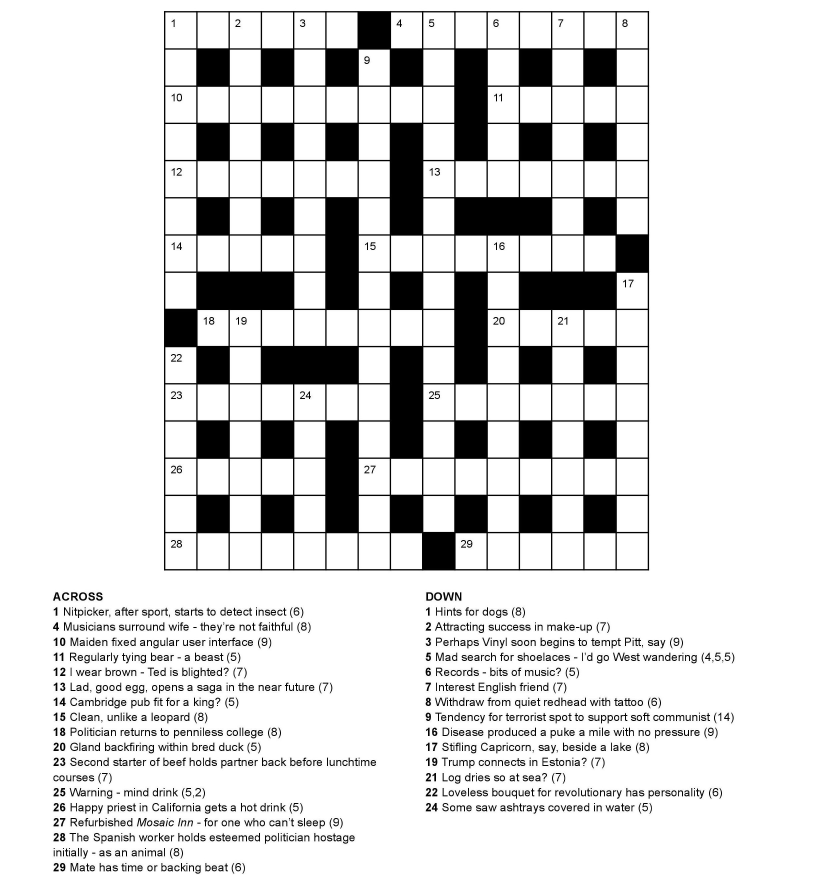
#> input picture backend/Server/utils/crossword_digitiser/test_images/6_grid.jpg, 2455 x 2657 px (shown at 1/3 size)
$ python image_to_crossword.py
#> lines starting #> are read from the running program, lines starting #| are printed output that depends on the picture; after the words box and inside, x2 and y2 are one past the last pixel; in counts of white or black regions, pixels touching at a corner belong together
### backend/Server/utils/crossword_digitiser/crossword_puzzle/crossword_puzzle.py
from .utils import Grid, Clue, ClueMetadata
from .exceptions import *

from collections import OrderedDict
from typing import List


class CrosswordPuzzle:

    def __init__(self):
        self._grid: Grid = Grid()
        self._clues_across_map: OrderedDict[int, Clue] = OrderedDict()
        self._clues_down_map: OrderedDict[int, Clue] = OrderedDict()
        self._last_filled = {}
        self._clue_no_pos = {}

    def __str__(self):
        """
        Returns prettified string representing the crossword data stored in this class.
        """
        return ("\n============== GRID ==============\n"
                + str(self._grid)
                + "\n============== CLUES ==============\n"
                + "ACROSS:\n"
                + '\n'.join([f"{pos}. {clue}" for pos, clue in self._clues_across_map.items()])
                + "\nDOWN:\n"
                + '\n'.join([f"{pos}. {clue}" for pos, clue in self._clues_down_map.items()]))

    # [81 lines left out: functions __eq__, export_crossword, import_crossword, not called in this run]

    def set_grid(self, rows: int, cols: int):
        """
        Sets up the grid for the crossword clue
        :param rows: number of rows in the grid
        :param cols: number of cols in the grid
        """
        self._grid.create_grid(rows, cols)

    # [180 lines left out: functions add_clue, remove_clue, get_clue_progress, solve_clue, fill_cell, clear_cell, not called in this run]

    def turn_cell_white(self, row: int, col: int):
        """
        Turns a cell in the grid white (available)
        :param row: row in the crossword
        :param col: column in the crossword
        """

        # Verify that the grid has been initialised
        if self._grid.data is None:
            raise ManipulateUninitialisedGridError

        self._grid.set_grid_cell(row, col)

    # [56 lines left out: functions turn_cell_black, clear_grid, get_clue_text, reset_clue, not called in this run]

    def set_confidence(self, current_row, current_col, confidence):
        self._grid.set_confidence_grid_cell(current_row, current_col, confidence)

    def empty_last_filled(self):
        self._last_filled = {}

    def verify_and_sync(self):
        """
        Verifies that the grid structure matches the clues stored inside the puzzle.
        If successful, updates the clues to store information on where they are in the grid.
        """

        across_clues_metadata, down_clues_metadata = self.__get_metadata_all()

        self.__verify_clues(self._clues_across_map, across_clues_metadata, is_across=True)
        self.__verify_clues(self._clues_down_map, down_clues_metadata, is_across=False)
        self.__generate_neighbours()

    def __get_metadata_all(self):
        """
        Uses the grid to fill out the across/down maps with Clue objects with their
        corresponding metadata (position and length)
        :return: metadata for across and down clues
        """

        across_metadata = self.__get_metadata_set(is_across=True)
        down_metadata = self.__get_metadata_set(is_across=False)

        # Create and enumerate the clues

        clue_no = 1
        enumerated_across_metadata = {}
        enumerated_down_metadata = {}

        while across_metadata or down_metadata:

            # Assign the rest of the clue numbers
            if not across_metadata:
                while down_metadata:
                    clue_metadata = down_metadata.pop(0)
                    self.__add_clue_pos(clue_no, clue_metadata)
                    enumerated_down_metadata[clue_no] = clue_metadata
                    clue_no += 1
            elif not down_metadata:
                while across_metadata:
                    clue_metadata = across_metadata.pop(0)
                    self.__add_clue_pos(clue_no, clue_metadata)
                    enumerated_across_metadata[clue_no] = clue_metadata
                    clue_no += 1
            # Compare the positions of the across and down clues
            elif across_metadata[0] < down_metadata[0]:
                clue_metadata = across_metadata.pop(0)
                self.__add_clue_pos(clue_no, clue_metadata)
                enumerated_across_metadata[clue_no] = clue_metadata
                clue_no += 1
            elif across_metadata[0] > down_metadata[0]:
                clue_metadata = down_metadata.pop(0)
                self.__add_clue_pos(clue_no, clue_metadata)
                enumerated_down_metadata[clue_no] = clue_metadata
                clue_no += 1
            else:
                clue_metadata_across = across_metadata.pop(0)
                clue_metadata_down = down_metadata.pop(0)
                self.__add_clue_pos(clue_no, clue_metadata_across)
                enumerated_across_metadata[clue_no] = clue_metadata_across
                enumerated_down_metadata[clue_no] = clue_metadata_down
                clue_no += 1

        return enumerated_across_metadata, enumerated_down_metadata

    def __add_clue_pos(self, clue_no: int, clue_metadata: ClueMetadata):
        row = str(clue_metadata.pos[0])
        col = str(clue_metadata.pos[1])
        if row not in self._clue_no_pos:
            self._clue_no_pos[row] = {}
        self._clue_no_pos[row][col] = clue_no

    def __get_metadata_set(self, is_across: bool):
        """
        Generates a list of ClueMetadata based on the layout of a grid
        :param is_across: indicate metadata generation for either Across or Down clues
        :return: list of ClueMetadata
        """

        metadata_set = []

        if is_across:
            row_length = self._grid.length_cols()
            grid_data = self._grid.data
        else:
            row_length = self._grid.length_rows()
            grid_data = map(list, zip(*self._grid.data))

        for i, row in enumerate(grid_data):

            # Two pointers
            p1 = p2 = 0

            while p1 < row_length:
                if p1 == p2:
                    # Searching for a new word
                    if row[p1] != '0':
                        # 1st pointer is on a white cell
                        p2 += 1
                    else:
                        # 1st pointer is on a black cell
                        p1 += 1
                        p2 += 1
                else:
                    if p2 == row_length:
                        # End of row
                        word_length = p2 - p1
                        if word_length > 1:
                            # We've got a word, store the information
                            position = (i, p1)
                            metadata_set.append(ClueMetadata(position, word_length))
                        # 1st pointer set to 2nd (ending loop)
                        p1 = p2
                    else:
                        # Check if we have a white cell
                        if row[p2] != '0':
                            # White cell found
                            p2 += 1
                        else:
                            # End of row
                            word_length = p2 - p1
                            if word_length > 1:
                                # We've got a word, store the information
                                position = (i, p1)
                                metadata_set.append(ClueMetadata(position, word_length))

                            # 1st pointer set to 2nd
                            p1 = p2

        # Down clues will have their position flipped which must be corrected
        # i.e. position = (p1, i) instead of (i, p1)
        if not is_across:
            for metadata in metadata_set:
                metadata.pos = tuple(reversed(metadata.pos))

        # Sort metadata by position
        metadata_set.sort()

        return metadata_set

    # [17 lines left out: function __iter__, not called in this run]

    def __generate_neighbours(self):
        across_clues = self._clues_across_map
        down_clues = self._clues_down_map

        for across_clue in across_clues.values():
            for down_clue in down_clues.values():
                if across_clue.intersects(down_clue):
                    across_clue.add_neighbour(down_clue)
                    down_clue.add_neighbour(across_clue)

    @staticmethod
    def __verify_clues(clues_map, clues_metadata, is_across):
        """
        Checks if a map of enumerated Clues matches a map of enumerated ClueMetadata,
        and updates the Clues' positions if successful
        :param clues_map: map of clue numbers to clues
        :param clues_metadata: map of clue numbers to clue metadata
        """

        for clue_no, clue in clues_map.items():

            # Check if the grid expects a clue
            if clue_no not in clues_metadata:
                raise UnexpectedClueError(clue_no, is_across, clue.clue_text)

            clue_metadata = clues_metadata[clue_no]

            # Check if the grid and clue have matching lengths
            total_length = sum(clue.answer_len)
            if total_length != clue_metadata.length:
                raise ClueLengthDoesNotMatchError(clue_no, is_across, total_length, clue_metadata.length)

            # Clue is verified - sync the clue by storing its position from the metadata
            clue.pos = clue_metadata.pos

### backend/Server/utils/crossword_digitiser/crossword_puzzle/utils.py
from typing import List, Tuple


class Grid:

    def __init__(self):
        self._data = None
        self._confidence_data = None

    def __str__(self):
        return "\n".join(map(" ".join, self._data))

    def create_grid(self, rows: int, cols: int):
        """
        Creates an empty grid with specified dimensions
        :param rows: number of rows in the grid
        :param cols: number of columns in the grid
        """
        self._data = [['0'] * cols for _ in range(rows)]
        self._confidence_data = [[0.0] * cols for _ in range(rows)]

    @property
    def data(self):
        return self._data

    @property
    def confidence_data(self):
        return self._confidence_data

    # [17 lines left out: functions get_grid_cell, get_confidence_grid_cell, not called in this run]

    def set_grid_cell(self, row: int, col: int):
        """
        Sets a cell in the crossword grid to 1 (white cell)
        :param row: row number in the grid
        :param col: column number in the grid
        """
        self._data[row][col] = '1'

    # [29 lines left out: functions clear_grid_cell, fill_grid_cell, set_confidence_grid_cell, not called in this run]

    def length_rows(self):
        """
        Returns the number of rows in the grid
        :return: Number of rows in the grid
        """
        assert self._data is not None
        return len(self._data)

    def length_cols(self):
        """
        Returns the number of columns in the grid
        :return: Number of columns in the grid
        """
        assert self._data is not None
        return len(self._data[0])


class Clue:

    # [10 lines left out: function __init__, not called in this run]

    def __str__(self):
        return f"{self.clue_text} ({','.join(map(str, self.answer_len))}), at {self.pos}"

    def __lt__(self, other):
        return self.pos < other.pos

    # [26 lines left out: functions __iter__, __eq__, to_dict, not called in this run]

    def add_neighbour(self, neighbour):
        self.neighbours.append(neighbour)

    # [13 lines left out: function intersects, not called in this run]

    def get_range(self):
        index = 1 if self.is_across else 0
        return self.pos[index], self.pos[index] + sum(self.answer_len)

    # [16 lines left out: function list_to_dict, not called in this run]


class ClueMetadata:

    def __init__(self, pos: Tuple[int, int], length: int):
        self.pos = pos
        self.length = length

    def __lt__(self, other):
        return self.pos < other.pos

### backend/Server/utils/crossword_digitiser/image_to_crossword.py
import cv2 as cv2
import pytesseract

# from crossword_puzzle.crossword_puzzle import CrosswordPuzzle
from .crossword_puzzle.crossword_puzzle import CrosswordPuzzle

import re


class CrosswordImageProcessor:

    @staticmethod
    def crossword_from_images(tesseract_path, grid_img, across_clues_img, down_clues_img, rows: int, cols: int):
        """
        Function that takes in a picture of a grid, across and down clues,
        and verifying that the clues match the grid
        :param tesseract_path: path to the Tesseract executable
        :param grid_img: image of the grid from cv2.imread()
        :param across_clues_img: image of the across clues from cv2.imread()
        :param down_clues_img: image of the down clues from cv2.imread()
        :param rows: number of rows in the grid
        :param cols: number of columns in the grid
        """

        crossword_puzzle = CrosswordPuzzle()

        print("Uploading grid...")
        CrosswordImageProcessor.__grid_from_image(
            crossword_puzzle=crossword_puzzle,
            img=grid_img,
            rows=rows,
            cols=cols
        )

        print("Uploading across clues...")
        CrosswordImageProcessor.__clues_from_image(
            tesseract_path=tesseract_path,
            crossword_puzzle=crossword_puzzle,
            img=across_clues_img,
            is_across=True
        )

        print("Uploading down clues...")
        CrosswordImageProcessor.__clues_from_image(
            tesseract_path=tesseract_path,
            crossword_puzzle=crossword_puzzle,
            img=down_clues_img,
            is_across=False
        )

        print("Verifying puzzle state...")
        crossword_puzzle.verify_and_sync()

        return crossword_puzzle

    @staticmethod
    def __grid_from_image(crossword_puzzle: CrosswordPuzzle, img, rows: int, cols: int):
        """
        Take an image with a crossword grid and store it in the class
        :param crossword_puzzle: the crossword puzzle being modified
        :param img: image object from cv2.imread()
        :param rows: number of rows in the grid
        :param cols: number of columns in the grid
        """

        # Set the grid dimensions
        crossword_puzzle.set_grid(rows, cols)

        # Convert the image to grayscale
        gray = cv2.cvtColor(img, cv2.COLOR_BGR2GRAY)

        # Thresholding
        ret, thresh = cv2.threshold(gray, 127, 255, cv2.THRESH_BINARY_INV)
        thresh2 = cv2.bitwise_not(thresh)

        # Find contours in the image
        contours, hierarchy = cv2.findContours(thresh, cv2.RETR_EXTERNAL, 1)

        max_area = -1
        max_cnt = -1

        # Locate the grid by finding the square with the largest area
        for cnt in contours:
            # Get the approximated contour
            approx = cv2.approxPolyDP(cnt, 0.02 * cv2.arcLength(cnt, True), True)
            if len(approx) == 4 and cv2.contourArea(cnt) > max_area:
                # Found largest rectangle, store this information
                max_area = cv2.contourArea(cnt)
                max_cnt = cnt

        # Extract the crossword region, and resize it to a standard size
        x, y, w, h = cv2.boundingRect(max_cnt)
        cross_rect = thresh2[y:y + h, x:x + w]
        cross_rect = cv2.resize(cross_rect, (cols * 10, rows * 10))

        # Iterate through each cell, treating it as empty if more than 50 pixels are white
        for i in range(rows):
            for j in range(cols):
                box = cross_rect[i * 10:(i + 1) * 10, j * 10:(j + 1) * 10]
                if cv2.countNonZero(box) > 50:
                    crossword_puzzle.turn_cell_white(i, j)

    @staticmethod
    def __clues_from_image(tesseract_path, crossword_puzzle: CrosswordPuzzle, img, is_across: bool):
        """
        Uploads a column of clues to the data structure using regexes and string manipulation
        :param tesseract_path: path to the Tesseract executable
        :param crossword_puzzle: the crossword puzzle being modified
        :param img: image object from cv2.imread()
        :param is_across: True if the clues are from the across column, False otherwise
        """

        pytesseract.pytesseract.tesseract_cmd = tesseract_path

        # TODO: IMAGE PREPROCESSING

        # Convert the image to a string
        text = pytesseract.image_to_string(img, lang='eng', config=f'--psm 6')

        # TEXT POST PROCESSING

        # Remove Across/Down if needed
        text = re.sub('^across' if is_across else '^down', '', text, flags=re.IGNORECASE)

        # Change vertical bars to "I"
        text = text.replace('|', 'I')

        # Replace newlines with spaces
        text = text.replace('\n', ' ')

        # EXTRACT THE CLUES

        # Split text based on the answer length found at the end of a clue
        split_text = re.split(r'(\([1-9][0-9]?(, ?[1-9][0-9]?)*\))', text)

        # The above regex uses two capture groups, and .split() returns both
        # in the result (returning None if the 2nd capture group isn't invoked)
        del split_text[2::3]

        # Group each clue with its answer length (the element succeeding the clue in the list
        split_text_iter = iter(split_text)
        clue_length_tuples = list(zip(split_text_iter, split_text_iter))

        # Process each clue
        for clue, length in clue_length_tuples:

            # Search for the 2 digit number in the clue after removing extra whitespace
            clue_no_search = re.match(r'([1-9][0-9]?)\.?(.*)', clue.lstrip().rstrip())

            # Search for the actual value of the length
            length_val_search = re.match(r'\((.*)\)', length)

            # Check that matches were successful
            if not clue_no_search:

                raise ValueError(f"Couldn't detect the clue number from the image for {clue}")

            elif not length_val_search:

                raise ValueError(f"Couldn't detect the answer length from the image for {clue}")

            else:

                # Convert to relevant types and remove whitespace at start/end
                clue_no = int(clue_no_search.group(1))
                clue_text = clue_no_search.group(2).lstrip().rstrip()

                length_val_match = length_val_search.group(1)

                # Remove whitespace
                length_val_match = length_val_match.replace(" ", "")

                if ',' in length_val_match:
                    word_lengths = length_val_match.split(',')
                    answer_len = list(map(int, word_lengths))
                else:
                    answer_len = [int(length_val_match)]

                # Store the clue in the respective grid's map
                crossword_puzzle.add_clue(clue_no, is_across, clue_text, answer_len)


if __name__ == "__main__":

    grid_img = cv2.imread("test_images/6_grid.jpg")
#> grid_img is the input picture: shape (2657, 2455, 3); min 0, max 255, mean 216.5
    across_img = cv2.imread("test_images/6_clues_across.jpg")
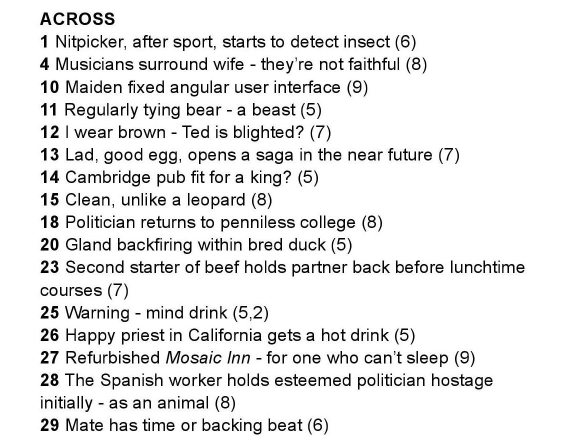
#> input picture backend/Server/utils/crossword_digitiser/test_images/6_clues_across.jpg, 1131 x 881 px (shown at 1/2 size)
#> across_img is the input picture: shape (881, 1131, 3); min 0, max 255, mean 232.9
    down_img = cv2.imread("test_images/6_clues_down.jpg")
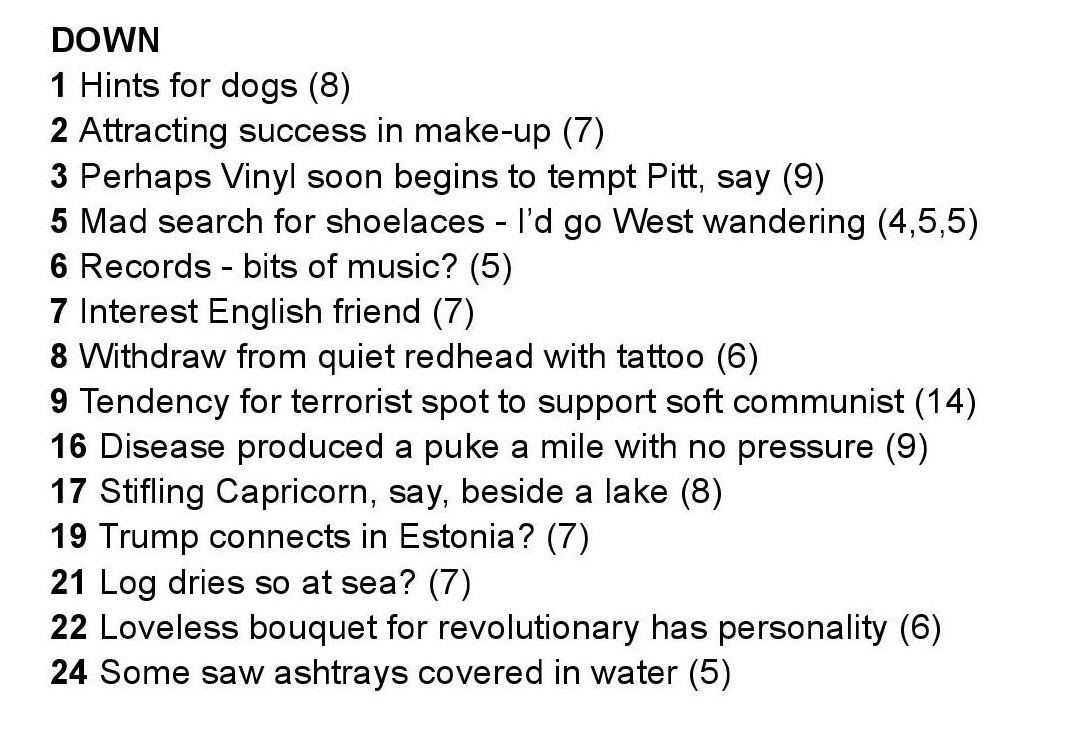
#> input picture backend/Server/utils/crossword_digitiser/test_images/6_clues_down.jpg, 1068 x 749 px
#> down_img is the input picture: shape (749, 1068, 3); min 0, max 255, mean 233.5
    image_puzzle = CrosswordImageProcessor.crossword_from_images(
        tesseract_path=r"C:\\Program Files\\Tesseract-OCR\\tesseract.exe",
        grid_img=grid_img,
        across_clues_img=across_img,
        down_clues_img=down_img,
        rows=15,
        cols=15
    )
#> in __grid_from_image, `ret, thresh = cv2.threshold(gray, 127, 255, cv2.THRESH_BINARY_INV)`:
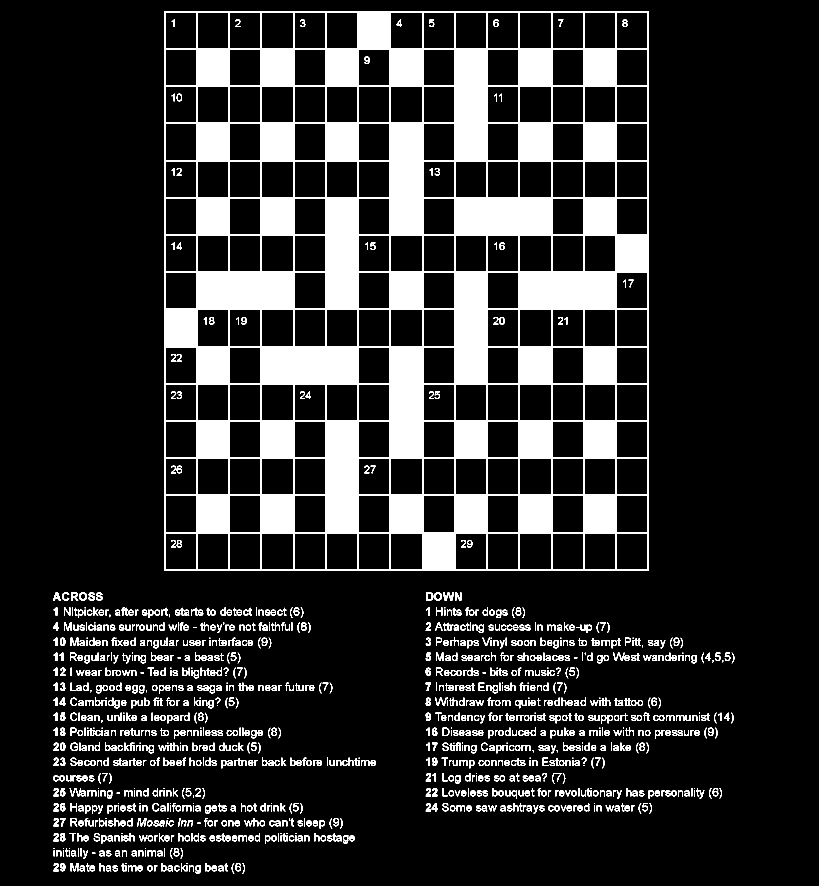
#> thresh: shape (2657, 2455) (shown at 1/3 size); 15% white; 1243 white regions (95 under 20 px), largest, box (x1, y1, x2, y2) and area: (492, 33, 1947, 1712) 820413, (1329, 1777, 1362, 1802) 409, (213, 1777, 235, 1802) 315
#> in __grid_from_image, `contours, hierarchy = cv2.findContours(thresh, cv2.RETR_EXTERNAL, 1)`: contours = 1194 contours, 104 with area under 20; largest, box (x1, y1, x2, y2) and area: (492, 33, 1947, 1712) 2438389, (1302, 1777, 1326, 1802) 453, (237, 1777, 261, 1802) 453, (1279, 1777, 1300, 1802) 437, (1328, 2183, 1348, 2208) 414
#> (the rest of the program and of its run is left out)
